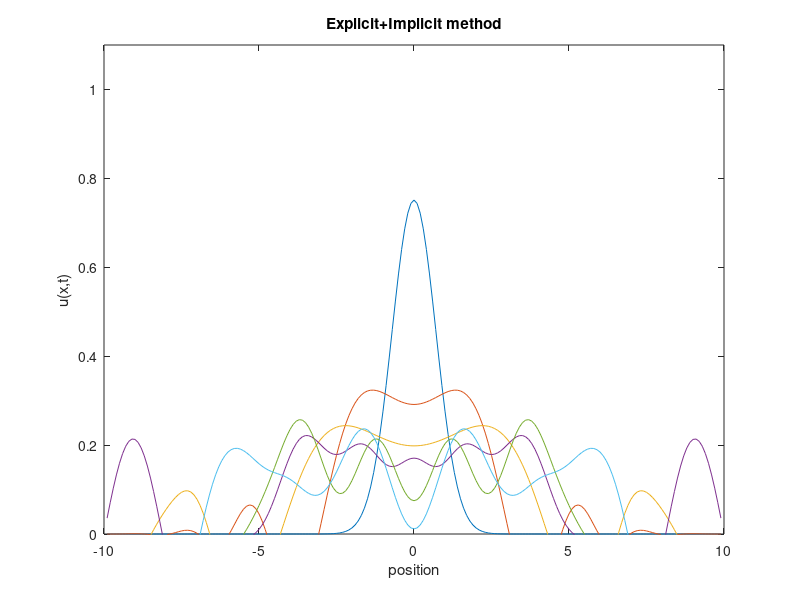

Recreate this plot in MATLAB.
%2006 srping 18.086 TA Yeunwoo Cho
%HW2-(2) Explicit+Implicit method
L=10;
dx=0.1;
dt=0.05;
x=[-L+dx:dx:L-dx];
%Initial value
y=exp(-x.^2)/(pi^0.25);

n=length(x);

R=dt/(dx^2);
xx=x';
u=y';
%algorithm
A_ss=sparse(diag(-0.5*R*i*ones(n-1,1),1)+...
             diag((1+i*R)*ones(n,1))+...
             diag(-0.5*R*i*ones(n-1,1),-1));

B_ss=sparse(diag(0.5*R*i*ones(n-1,1),1)+...
             diag((1-i*R)*ones(n,1))+...
             diag(0.5*R*i*ones(n-1,1),-1));
         
plot(xx,real(u));
hold on;
for t=dt:dt:5
    u=A_ss\(B_ss*u);
    if fix(t)==t;
        plot(xx,real(u))
        axis([-10 10 0 1.1]);
    end
end
xlabel('position')
ylabel('u(x,t)')
title('Explicit+Implicit method')
hold off